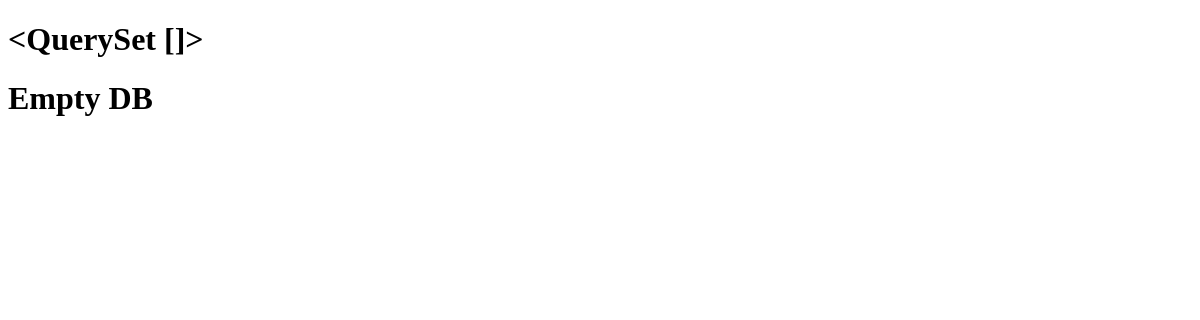
The app's page /about/t/, older data.
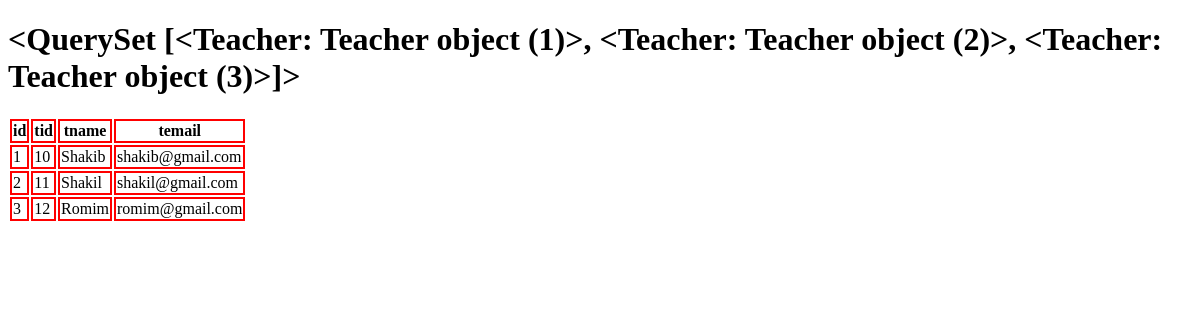
The same page, newer data.
### About_Us/models.py (models this page shows)
class Teacher(models.Model):
    tid = models.IntegerField()
    tname = models.CharField(max_length=40)
    temail = models.EmailField(max_length=30)

### About_Us/views.py (the view)
# urls.py: path('t/', views.teachers_info),
def teachers_info(request):
    teach = Teacher.objects.all()
    return render(request,'about/t.html', {'thr':teach})

### templates/about/t.html (shortened to what this page needs)
<!DOCTYPE html>
{% load static %}
<html lang="en">
  <head>
    <link rel="stylesheet" href={% static "css/t.css" %}/>
  </head>
  <body>
    <h1>{{thr}}</h1>
    {% if thr %}
    <table>
      <tr>
        <th>id</th>
        <th>tid</th>
        <th>tname</th>
        <th>temail</th>
      </tr>
      {% for th in thr %}
      <tr>
        <td>{{th.id}}</td>
        <td>{{th.tid}}</td>
        <td>{{th.tname}}</td>
        <td>{{th.temail}}</td>
      </tr>
      {% endfor %}
    </table>
    {% else %}
    <h1>Empty DB</h1>
    {% endif %}
  </body>
</html>

### static/css/t.css (style rules this page uses)
th, td { border: 2px solid red; }

Row changes from the older to the newer data that the page shows:
added Teacher: id "<QuerySet [<Teacher: Teacher object (1)>, <Teacher: Teacher object (2)>, <Teacher: Teacher object (3)>]>", id "1", tid "10", tname "Shakib", temail "shakib@gmail.com"
added Teacher: id "2", tid "11", tname "Shakil", temail "shakil@gmail.com"
added Teacher: id "3", tid "12", tname "Romim", temail "romim@gmail.com"
Text that changed along with them:
{{ thr }}: "<QuerySet []>" → (not shown)
text no longer shown: "Empty DB"
text now shown: "id tid tname temail"
